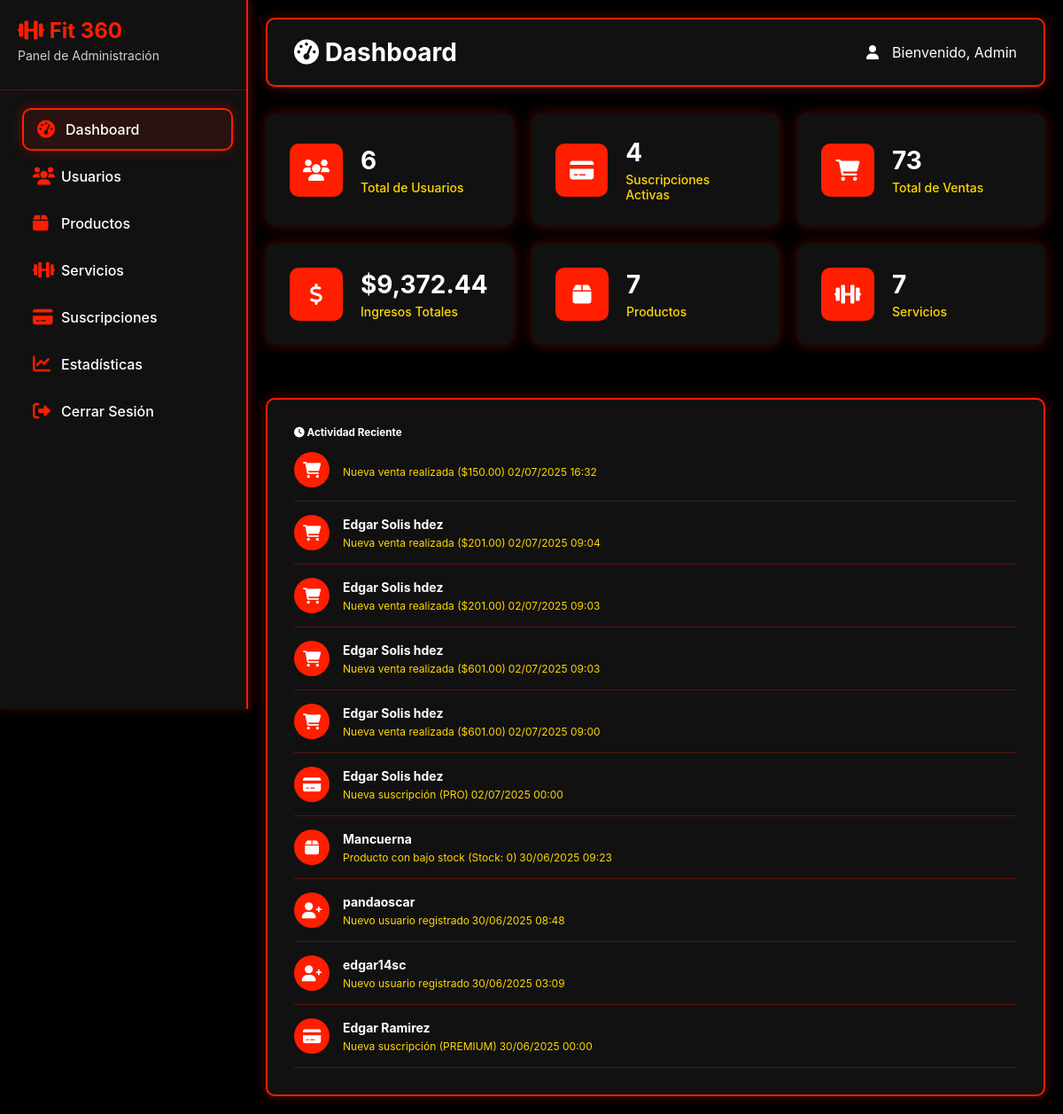
Screenshot of /admin/index.php (signed in) with the database file from the repository.
### tables this page shows
CREATE TABLE `pago` (
  `id_pago` int(11) NOT NULL,
  `id_pedido` int(11) DEFAULT NULL,
  `id_suscripcion` int(11) DEFAULT NULL,
  `monto` decimal(10,2) NOT NULL,
  `metodo_pago` varchar(50) DEFAULT NULL,
  `id_transaccion` varchar(100) DEFAULT NULL,
  `estado` enum('pendiente','completado','fallido','reembolsado') DEFAULT 'pendiente',
  `fecha_pago` timestamp NOT NULL DEFAULT current_timestamp()
);

CREATE TABLE `producto` (
  `id_producto` int(11) NOT NULL,
  `nombre` varchar(100) NOT NULL,
  `descripcion` text DEFAULT NULL,
  `precio` decimal(10,2) NOT NULL,
  `precio_anterior` decimal(10,2) DEFAULT NULL,
  `cantidad_stock` int(11) DEFAULT 0,
  `id_categoria` int(11) DEFAULT NULL,
  `url_imagen` varchar(255) DEFAULT NULL,
  `calificacion` decimal(3,2) DEFAULT 0.00,
  `es_destacado` tinyint(1) DEFAULT 0,
  `esta_activo` tinyint(1) DEFAULT 1,
  `fecha_creacion` timestamp NOT NULL DEFAULT current_timestamp()
);

CREATE TABLE `usuario` (
  `id_usuario` int(11) NOT NULL,
  `nombre_usuario` varchar(50) NOT NULL,
  `correo` varchar(100) NOT NULL,
  `hash_contraseña` varchar(255) NOT NULL,
  `nombre` varchar(50) NOT NULL,
  `apellido` varchar(50) NOT NULL,
  `telefono` varchar(10) NOT NULL,
  `direccion` text NOT NULL,
  `rol` enum('usuario','administrador') DEFAULT 'usuario',
  `esta_activo` tinyint(1) DEFAULT 1,
  `fecha_creacion` timestamp NOT NULL DEFAULT current_timestamp(),
  `fecha_actualizacion` timestamp NOT NULL DEFAULT current_timestamp() ON UPDATE current_timestamp()
);

### admin/index.php (the view, shortened to what this page needs)
<?php
require_once '../config/database.php';
$stats = [];
$stmt = $pdo->prepare("SELECT COUNT(*) as total FROM usuario");
$stmt->execute();
$stats['total_users'] = $stmt->fetch(PDO::FETCH_ASSOC)['total'];
$stmt = $pdo->prepare("SELECT COUNT(DISTINCT us.id_usuario) as total FROM suscripcion_usuario us WHERE us.estado = 'activa'");
$stmt->execute();
$stats['active_subscriptions'] = $stmt->fetch(PDO::FETCH_ASSOC)['total'];
$stmt = $pdo->prepare("SELECT COUNT(*) as total FROM pago WHERE estado = 'completado'");
$stmt->execute();
$stats['total_sales'] = $stmt->fetch(PDO::FETCH_ASSOC)['total'];
$stmt = $pdo->prepare("SELECT SUM(monto) as total FROM pago WHERE estado = 'completado'");
$stmt->execute();
$stats['total_revenue'] = $stmt->fetch(PDO::FETCH_ASSOC)['total'] ?? 0;
$stmt = $pdo->prepare("SELECT COUNT(*) as total FROM producto WHERE esta_activo = 1");
$stmt->execute();
$stats['total_products'] = $stmt->fetch(PDO::FETCH_ASSOC)['total'];
$stmt = $pdo->prepare("SELECT COUNT(*) as total FROM servicio WHERE esta_activo = 1");
$stmt->execute();
$stats['total_services'] = $stmt->fetch(PDO::FETCH_ASSOC)['total'];
$recent_users = $pdo->query("
    SELECT nombre_usuario as username, fecha_creacion as date, 'Nuevo usuario registrado' as action, NULL as extra FROM usuario ORDER BY fecha_creacion DESC LIMIT 5
")->fetchAll(PDO::FETCH_ASSOC);
$recent_sales = $pdo->query("
    SELECT CONCAT(u.nombre, ' ', u.apellido) as username, p.fecha_pago as date, 'Nueva venta realizada' as action, CONCAT('$', p.monto) as extra
    FROM pago p
    LEFT JOIN pedido o ON p.id_pedido = o.id_pedido
    LEFT JOIN usuario u ON o.id_usuario = u.id_usuario
    WHERE p.estado = 'completado'
    ORDER BY p.fecha_pago DESC LIMIT 5
")->fetchAll(PDO::FETCH_ASSOC);
$recent_subs = $pdo->query("
    SELECT CONCAT(u.nombre, ' ', u.apellido) as username, us.fecha_inicio as date, 'Nueva suscripción' as action, sp.nombre as extra
    FROM suscripcion_usuario us
    JOIN usuario u ON us.id_usuario = u.id_usuario
    JOIN plan_suscripcion sp ON us.id_plan = sp.id_plan
    WHERE us.estado = 'activa'
    ORDER BY us.fecha_inicio DESC LIMIT 5
")->fetchAll(PDO::FETCH_ASSOC);
$low_stock = $pdo->query("
    SELECT nombre as username, fecha_creacion as date, 'Producto con bajo stock' as action, CONCAT('Stock: ', cantidad_stock) as extra
    FROM producto
    WHERE cantidad_stock <= 10 AND esta_activo = 1
    ORDER BY fecha_creacion DESC LIMIT 5
")->fetchAll(PDO::FETCH_ASSOC);
$recent_activity = array_merge($recent_users, $recent_sales, $recent_subs, $low_stock);
usort($recent_activity, function($a, $b) { return strtotime($b['date']) - strtotime($a['date']); });
$recent_activity = array_slice($recent_activity, 0, 10);
?>
<!DOCTYPE html>
<html lang="es">
<head>
    <link rel="stylesheet" href="https://cdnjs.cloudflare.com/ajax/libs/font-awesome/6.0.0/css/all.min.css">
    <link rel="stylesheet" href="admin-style.css">
</head>
<body>
    <div class="admin-container">
        <div class="admin-sidebar">
            <div class="sidebar-header">
                <h2><i class="fas fa-dumbbell"></i> Fit 360</h2>
                <p>Panel de Administración</p>
            </div>
            <ul class="sidebar-menu">
                <li class="active">
                    <a href="index.php">
                        <i class="fas fa-tachometer-alt"></i>
                        <span>Dashboard</span>
                    </a>
                </li>
                <li>
                    <a href="users.php">
                        <i class="fas fa-users"></i>
                        <span>Usuarios</span>
                    </a>
                </li>
                <li>
                    <a href="products.php">
                        <i class="fas fa-box"></i>
                        <span>Productos</span>
                    </a>
                </li>
                <li>
                    <a href="services.php">
                        <i class="fas fa-dumbbell"></i>
                        <span>Servicios</span>
                    </a>
                </li>
                <li>
                    <a href="subscriptions.php">
                        <i class="fas fa-credit-card"></i>
                        <span>Suscripciones</span>
                    </a>
                </li>
                <li>
                    <a href="sales.php">
                        <i class="fas fa-chart-line"></i>
                        <span>Estadísticas</span>
                    </a>
                </li>
                <li>
                    <a href="../logout.php">
                        <i class="fas fa-sign-out-alt"></i>
                        <span>Cerrar Sesión</span>
                    </a>
                </li>
            </ul>
        </div>
        <div class="admin-main">
            <div class="admin-header">
                <h1><i class="fas fa-tachometer-alt"></i> Dashboard</h1>
                <div class="user-info">
                    <i class="fas fa-user"></i>
                    Bienvenido, <?php echo htmlspecialchars($_SESSION['username']); ?>
                </div>
            </div>
            <div class="dashboard-content">
                <div class="stats-grid">
                    <div class="stat-card">
                        <div class="stat-icon">
                            <i class="fas fa-users"></i>
                        </div>
                        <div class="stat-info">
                            <h3><?php echo number_format($stats['total_users']); ?></h3>
                            <p>Total de Usuarios</p>
                        </div>
                    </div>
                    <div class="stat-card">
                        <div class="stat-icon">
                            <i class="fas fa-credit-card"></i>
                        </div>
                        <div class="stat-info">
                            <h3><?php echo number_format($stats['active_subscriptions']); ?></h3>
                            <p>Suscripciones Activas</p>
                        </div>
                    </div>
                    <div class="stat-card">
                        <div class="stat-icon">
                            <i class="fas fa-shopping-cart"></i>
                        </div>
                        <div class="stat-info">
                            <h3><?php echo number_format($stats['total_sales']); ?></h3>
                            <p>Total de Ventas</p>
                        </div>
                    </div>
                    <div class="stat-card">
                        <div class="stat-icon">
                            <i class="fas fa-dollar-sign"></i>
                        </div>
                        <div class="stat-info">
                            <h3>$<?php echo number_format($stats['total_revenue'], 2); ?></h3>
                            <p>Ingresos Totales</p>
                        </div>
                    </div>
                    <div class="stat-card">
                        <div class="stat-icon">
                            <i class="fas fa-box"></i>
                        </div>
                        <div class="stat-info">
                            <h3><?php echo number_format($stats['total_products']); ?></h3>
                            <p>Productos</p>
                        </div>
                    </div>
                    <div class="stat-card">
                        <div class="stat-icon">
                            <i class="fas fa-dumbbell"></i>
                        </div>
                        <div class="stat-info">
                            <h3><?php echo number_format($stats['total_services']); ?></h3>
                            <p>Servicios</p>
                        </div>
                    </div>
                </div>
                <div class="dashboard-grid">
                    <div class="recent-activity">
                        <h3><i class="fas fa-clock"></i> Actividad Reciente</h3>
                        <div class="activity-list">
                            <?php if (empty($recent_activity)): ?>
                                <p class="no-activity">No hay actividad reciente</p>
                            <?php else: ?>
                                <?php foreach ($recent_activity as $activity): ?>
                                    <div class="activity-item">
                                        <div class="activity-icon">
                                            <?php if (strpos($activity['action'], 'usuario') !== false): ?>
                                                <i class="fas fa-user-plus"></i>
                                            <?php elseif (strpos($activity['action'], 'venta') !== false): ?>
                                                <i class="fas fa-shopping-cart"></i>
                                            <?php elseif (strpos($activity['action'], 'suscrip') !== false): ?>
                                                <i class="fas fa-credit-card"></i>
                                            <?php elseif (strpos($activity['action'], 'stock') !== false): ?>
                                                <i class="fas fa-box"></i>
                                            <?php else: ?>
                                                <i class="fas fa-info-circle"></i>
                                            <?php endif; ?>
                                        </div>
                                        <div class="activity-content">
                                            <p><strong><?php echo htmlspecialchars($activity['username']); ?></strong></p>
                                            <small><?php echo htmlspecialchars($activity['action']); ?><?php if (!empty($activity['extra'])): ?> (<?php echo htmlspecialchars($activity['extra']); ?>)<?php endif; ?></small>
                                            <small class="activity-time"><?php echo date('d/m/Y H:i', strtotime($activity['date'])); ?></small>
                                        </div>
                                    </div>
                                <?php endforeach; ?>
                            <?php endif; ?>
                        </div>
                    </div>
                </div>
            </div>
        </div>
    </div>
</body>
</html>

### admin/admin-style.css (style rules this page uses)
* { margin: 0; padding: 0; box-sizing: border-box; text-decoration: none; list-style: none; border: none; outline: none; scroll-behavior: smooth; font-family: -apple-system, sans-serif; }
:root { --bg-color: #000; --snd-bg-color: #111; --text-color: #FFF; --main-color: #FF1E00; --accent-color: #FFD700; --transition: all 0.5s ease; --border-radius: 1rem; --box-shadow: 0 0 15px rgba(255, 30, 0, 0.5); }
html { font-size: 62.5%; overflow-x: hidden; }
body { background: var(--bg-color); color: var(--text-color); font-family: -apple-system, sans-serif; }
.admin-container { display: flex; min-height: 100vh; }
.admin-sidebar { width: 280px; background: var(--snd-bg-color); color: var(--text-color); padding: 20px 0; position: fixed; height: 100vh; overflow-y: auto; box-shadow: 2px 0 10px rgba(255, 30, 0, 0.3); border-right: 2px solid var(--main-color); }
.sidebar-header { padding: 0 20px 30px; border-bottom: 1px solid rgba(255, 30, 0, 0.3); margin-bottom: 20px; }
.sidebar-header h2 { font-size: 2.4rem; font-weight: 700; margin-bottom: 5px; color: var(--main-color); }
.sidebar-header p { font-size: 1.4rem; opacity: 0.8; }
.sidebar-menu { list-style: none; padding: 0 20px; }
.sidebar-menu li { margin-bottom: 5px; }
.sidebar-menu li a { display: flex; align-items: center; padding: 12px 15px; color: var(--text-color); text-decoration: none; border-radius: var(--border-radius); transition: var(--transition); border: 2px solid transparent; }
.sidebar-menu li a:hover, .sidebar-menu li.active a { background-color: rgba(255, 30, 0, 0.1); border-color: var(--main-color); transform: translateX(5px); box-shadow: 0 0 15px rgba(255, 30, 0, 0.3); }
.sidebar-menu li a i { font-size: 2rem; margin-right: 12px; width: 20px; color: var(--main-color); }
.sidebar-menu li a span { font-size: 1.6rem; font-weight: 500; }
.admin-main { flex: 1; margin-left: 280px; padding: 20px; background: var(--bg-color); }
.admin-header { display: flex; justify-content: space-between; align-items: center; padding: 20px 30px; background: var(--snd-bg-color); border-radius: var(--border-radius); box-shadow: 0 0 15px rgba(255, 30, 0, 0.3); border: 2px solid var(--main-color); margin-bottom: 30px; }
.admin-header h1 { font-size: 2.8rem; font-weight: 700; color: var(--text-color); margin: 0; }
.user-info { display: flex; align-items: center; gap: 15px; font-size: 1.6rem; color: var(--text-color); }
.dashboard-content { display: grid; gap: 30px; }
.stats-grid { display: grid; grid-template-columns: repeat(auto-fit, minmax(250px, 1fr)); gap: 20px; margin-bottom: 30px; }
.stat-card { background: var(--snd-bg-color); padding: 25px; border-radius: var(--border-radius); box-shadow: 0 0 15px rgba(255, 30, 0, 0.3); display: flex; align-items: center; transition: var(--transition); border: 2px solid transparent; }
.stat-icon { width: 60px; height: 60px; border-radius: var(--border-radius); display: flex; align-items: center; justify-content: center; margin-right: 20px; font-size: 2.4rem; color: var(--text-color); background: var(--main-color); }
.stat-info h3 { font-size: 2.8rem; font-weight: 700; color: var(--text-color); margin-bottom: 5px; }
.stat-info p { font-size: 1.4rem; color: var(--accent-color); font-weight: 500; }
.recent-activity { background: var(--snd-bg-color); padding: 30px; border-radius: var(--border-radius); box-shadow: 0 0 15px rgba(255, 30, 0, 0.3); border: 2px solid var(--main-color); }
.activity-list { list-style: none; }
.activity-item { display: flex; align-items: center; padding: 15px 0; border-bottom: 1px solid rgba(255, 30, 0, 0.3); transition: var(--transition); }
.activity-icon { width: 40px; height: 40px; border-radius: 50%; background: var(--main-color); display: flex; align-items: center; justify-content: center; margin-right: 15px; font-size: 1.8rem; color: var(--text-color); }
.activity-content p { font-size: 1.4rem; color: var(--text-color); margin-bottom: 5px; }
.activity-content small { font-size: 1.2rem; color: var(--accent-color); }

### rows the page displays
pago: action "Nueva venta realizada", extra "$150.00", fecha_pago "02/07/2025 16:32"
pago: username "Edgar Solis hdez", action "Nueva venta realizada", extra "$201.00", fecha_pago "02/07/2025 09:04"
pago: username "Edgar Solis hdez", action "Nueva venta realizada", extra "$201.00", fecha_pago "02/07/2025 09:03"
pago: username "Edgar Solis hdez", action "Nueva venta realizada", extra "$601.00", fecha_pago "02/07/2025 09:03"
pago: username "Edgar Solis hdez", action "Nueva venta realizada", extra "$601.00", fecha_pago "02/07/2025 09:00"
producto: nombre "Mancuerna", action "Producto con bajo stock", extra "Stock: 0", fecha_creacion "30/06/2025 09:23"
usuario: nombre_usuario "pandaoscar", action "Nuevo usuario registrado", fecha_creacion "30/06/2025 08:48"
usuario: nombre_usuario "edgar14sc", action "Nuevo usuario registrado", fecha_creacion "30/06/2025 03:09"

### other values shown
$_SESSION['username'] "Admin"
$stats['total_users'] "6"
$stats['active_subscriptions'] "4"
$stats['total_sales'] "73"
$stats['total_revenue'] "9,372.44"
$stats['total_products'] "7"
$stats['total_services'] "7"
$activity['username'] "Edgar Solis hdez"
$activity['action'] "Nueva suscripción"
$activity['extra'] "PRO"
date('d/m/Y H:i', strtotime($activity['date'])) "02/07/2025 00:00"
$activity['username'] "Edgar Ramirez"
$activity['extra'] "PREMIUM"
date('d/m/Y H:i', strtotime($activity['date'])) "30/06/2025 00:00"
